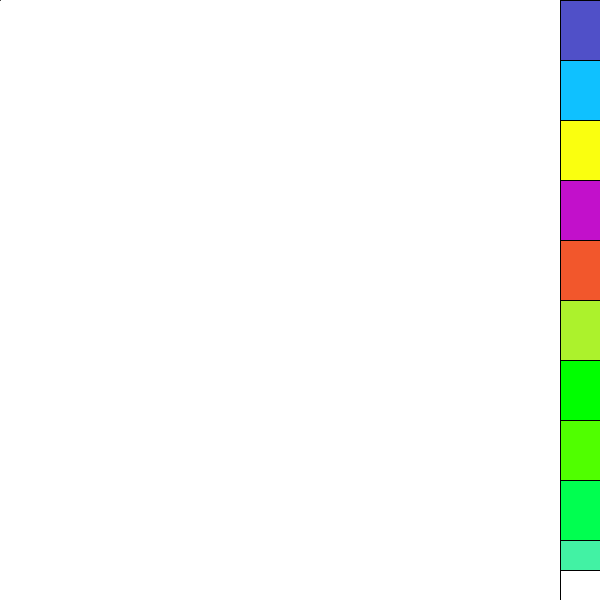
Frame 1 (no input)
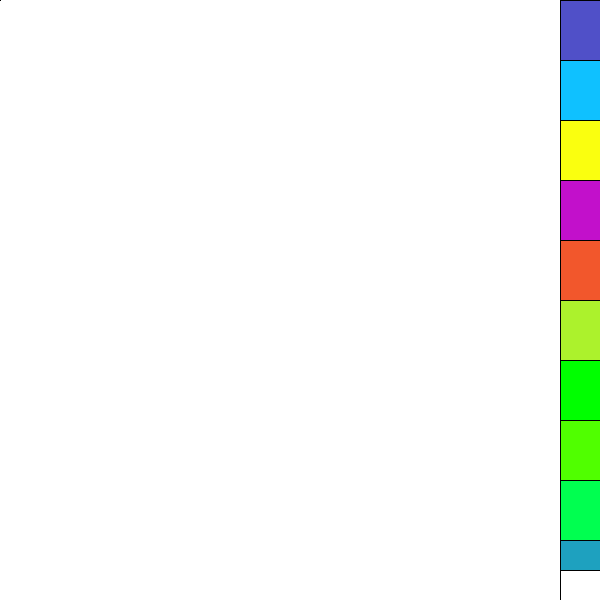
Frame 60 (the mouse pressed at the canvas centre just before this capture)
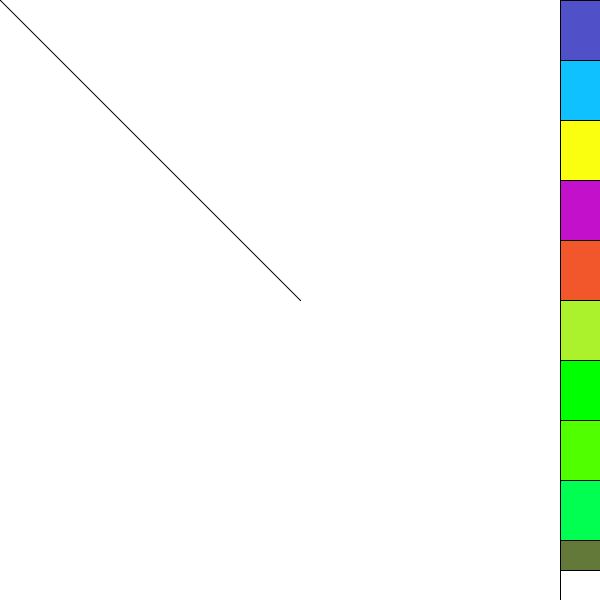
Frame 120 (the mouse held since frame 60 and released just before this capture)

The Processing sketch that drew these frames (run headless with seeded random() and noise(); from frame 60 on, the mouse is pressed at the canvas centre):

// Processing sketch: processing_168122
// ── processing_168122.pde


void setup ()
{size (600, 600);
background (255);
}
void draw (
){
  float azul = random (255);
  float ama = random (255);
float red = random (255);
line (pmouseX,pmouseY,mouseX, mouseY);

fill(80,80,200);

rect(560,0, 40,60);
fill (#0FC1FF);
rect(560,60, 40,60);fill
(#FAFF0F);
rect(560,120, 40,60);fill
(#C210CB);rect(560,180, 40,60);
fill
(#F2572C);rect(560,240, 40,60);fill
(#ACF22C);rect(560,300, 40,60);fill
(0, 255, 0);rect(560,360, 40,60);fill
(80, 255, 0);rect(560,420, 40,60);fill
(0, 255, 80);rect(560,480, 40,60);
fill (ama,red, azul);
rect (560, 540, 40, 60);
fill (255);
rect (560, 570, 40, 60);


{if (mouseX> 560 && mouseY>0){stroke (80,80,200); strokeWeight(5)  ;}}
{if (mouseX> 560 && mouseY>60){stroke (#0FC1FF); strokeWeight(5) ;}}
{if (mouseX> 560 && mouseY>120){stroke (#FAFF0F); strokeWeight(5) ;}}
{if (mouseX> 560 && mouseY>180 ){stroke (#C210CB); strokeWeight(5) ;}}
{if (mouseX> 560 && mouseY>240 ){stroke (#F2572C); strokeWeight(5) ;}}
{if (mouseX> 560 && mouseY>300 ){stroke (#ACF22C); strokeWeight(5) ;}}
{if (mouseX> 560 && mouseY>360 ){stroke (0, 255, 0); strokeWeight(5) ;}}
{if (mouseX> 560 && mouseY>420 ){stroke (80, 255, 0); strokeWeight(5) ;}}
{if (mouseX> 560 && mouseY>480 ){stroke (0, 255, 80); strokeWeight(5) ;}}
{if (mouseX> 560 && mouseY>480 ){stroke (0, 255, 80); strokeWeight(5) ;}}

{if (mouseX> 560 && mouseY>540 ){stroke (ama,red, azul); strokeWeight(5) ;}}
{if (mouseX> 560 && mouseY>570 ){stroke (255); strokeWeight(40) ;}}
azul=azul+38;
red = red +40;
ama = ama +45;;
;}
